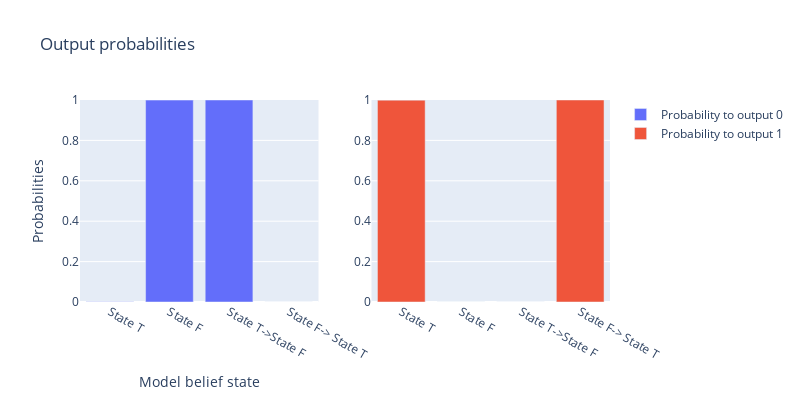

The notebook cell saved with this chart:
### Code cell
# Create a subplot with two scatter plots
fig = make_subplots(rows=1, cols=2, specs=[[{'type': 'scatter'}, {'type': 'scatter'}]])

# Plot the ground truth beliefs on the left
fig.add_trace(go.Bar(x=["State T","State F", "State T->State F","State F-> State T"], y=list(zero_bars.values()),
                         name=f'Probability to output 0'),
              row=1, col=1)
fig.add_trace(go.Bar(x=["State T","State F", "State T->State F","State F-> State T"], y=list(one_bars.values()),
                         name=f'Probability to output 1'),
              row=1, col=2)
fig.update_layout(title='Output probabilities',
                  yaxis_title='Probabilities', xaxis_title='Model belief state',
                  width=800, height=400,
                  )
fig.update_yaxes(range=[0, 1], row=1, col=2)
fig.update_yaxes(range=[0, 1], row=1, col=1)

### Figure 1 — Plotly figure (JSON) as saved in the notebook; plotly's stock layout.template omitted (floating-point values rounded to 4 significant figures)
{"data": [{"name": "Probability to output 0", "type": "bar", "x": ["State T", "State F", "State T->State F", "State F-> State T"], "xaxis": "x", "y": [0.0006954, 0.9995, 1.0, 6.092e-05], "yaxis": "y"}, {"name": "Probability to output 1", "type": "bar", "x": ["State T", "State F", "State T->State F", "State F-> State T"], "xaxis": "x2", "y": [0.9993, 0.0005003, 3.383e-05, 0.9999], "yaxis": "y2"}], "layout": {"height": 400, "title": {"text": "Output probabilities"}, "width": 800, "xaxis": {"anchor": "y", "domain": [0, 0.45], "title": {"text": "Model belief state"}}, "xaxis2": {"anchor": "y2", "domain": [0.55, 1]}, "yaxis": {"anchor": "x", "domain": [0, 1], "range": [0, 1], "title": {"text": "Probabilities"}}, "yaxis2": {"anchor": "x2", "domain": [0, 1], "range": [0, 1]}}}
